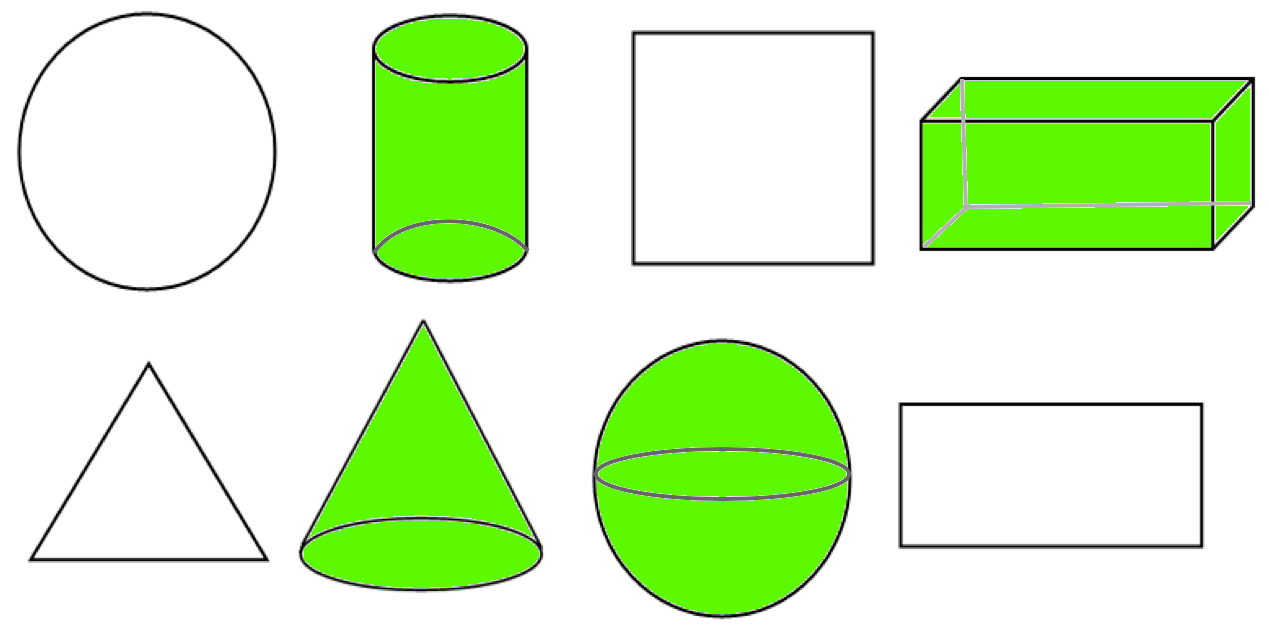
#> input picture shape.jpg, 1269 x 625 px
$ python day12.py
#> lines starting #> are read from the running program, lines starting #| are printed output that depends on the picture; after the words box and inside, x2 and y2 are one past the last pixel; in counts of white or black regions, pixels touching at a corner belong together
# [69 lines of commented-out code are left out]

import cv2

image = cv2.imread("shape.jpg")
#> image is the input picture: shape (625, 1269, 3); mean B, G, R 193.3, 245.3, 212.7

gray = cv2.cvtColor(image, cv2.COLOR_BGR2GRAY)
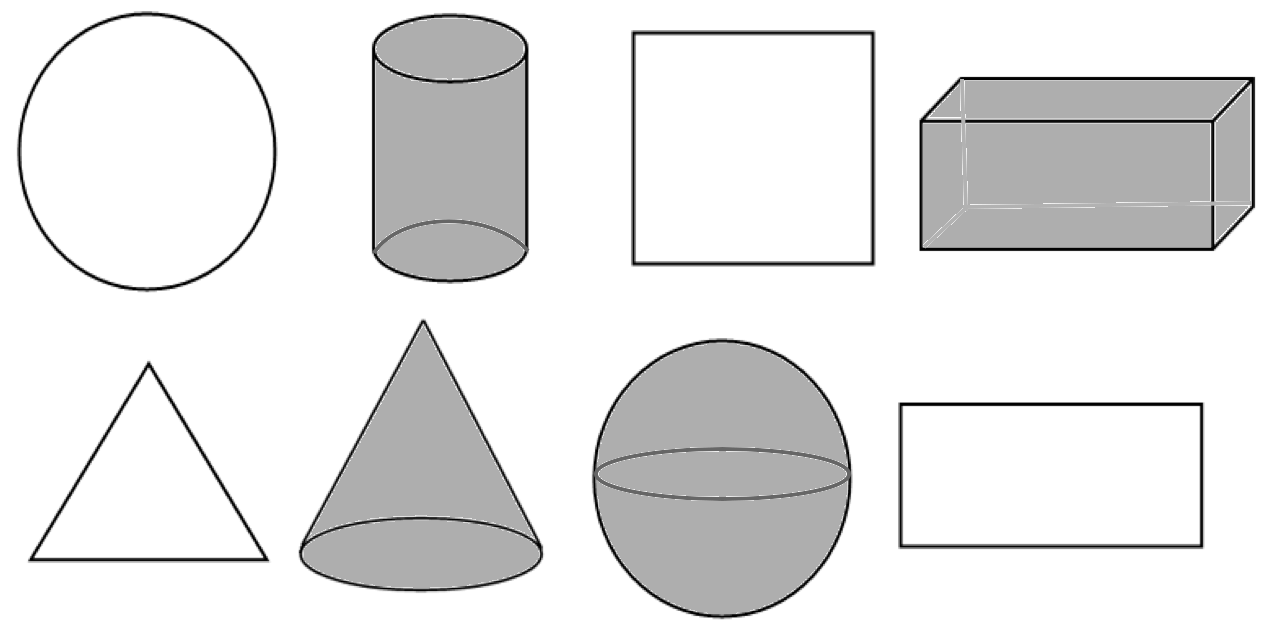
#> gray: shape (625, 1269); min 1, max 255, mean 229.6

_, threshold = cv2.threshold(
    gray, 127, 255, cv2.THRESH_BINARY_INV
)
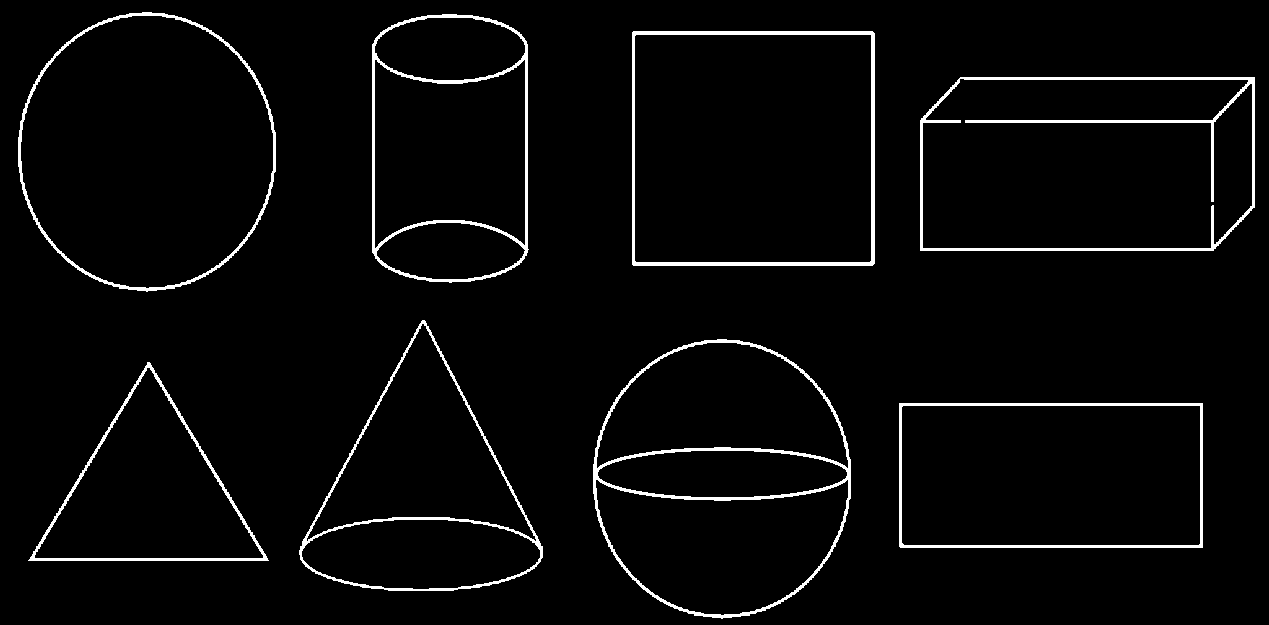
#> threshold: shape (625, 1269); 3.3% white; 8 white regions

contours, hierarchy = cv2.findContours(
    threshold,
    cv2.RETR_EXTERNAL,
    cv2.CHAIN_APPROX_SIMPLE
)
#> contours = 8 contours; box (x1, y1, x2, y2) and area: (632, 31, 875, 266) 56623, (593, 339, 851, 619) 56246, (18, 12, 276, 292) 56246, (920, 77, 1255, 251) 56018, (899, 403, 1203, 548) 43632, (372, 14, 529, 283) 39212, (299, 320, 543, 591) 36505, (28, 362, 269, 561) 23831

for contour in contours:

    x, y, w, h = cv2.boundingRect(contour)

    center_x = x + w // 2
    center_y = y + h // 2

    print("Center:", center_x, center_y)

    cv2.rectangle(
        image,
        (x, y),
        (x + w, y + h),
        (0, 255, 0),
        2
    )

    cv2.circle(
        image,
        (center_x, center_y),
        5,
        (0, 0, 255),
        -1
    )
#> this loop made 8 passes
#> (x, y, w, h, center_x, center_y) on passes 1 to 8: (899, 403, 304, 145, 1051, 475), (28, 362, 241, 199, 148, 461), (593, 339, 258, 280, 722, 479), (299, 320, 244, 271, 421, 455), (920, 77, 335, 174, 1087, 164), (632, 31, 243, 235, 753, 148), (372, 14, 157, 269, 450, 148), (18, 12, 258, 280, 147, 152)
#| Center: 1051 475
#| Center: 148 461
#| Center: 722 479
#| Center: 421 455
#| Center: 1087 164
#| Center: 753 148
#| Center: 450 148
#| Center: 147 152
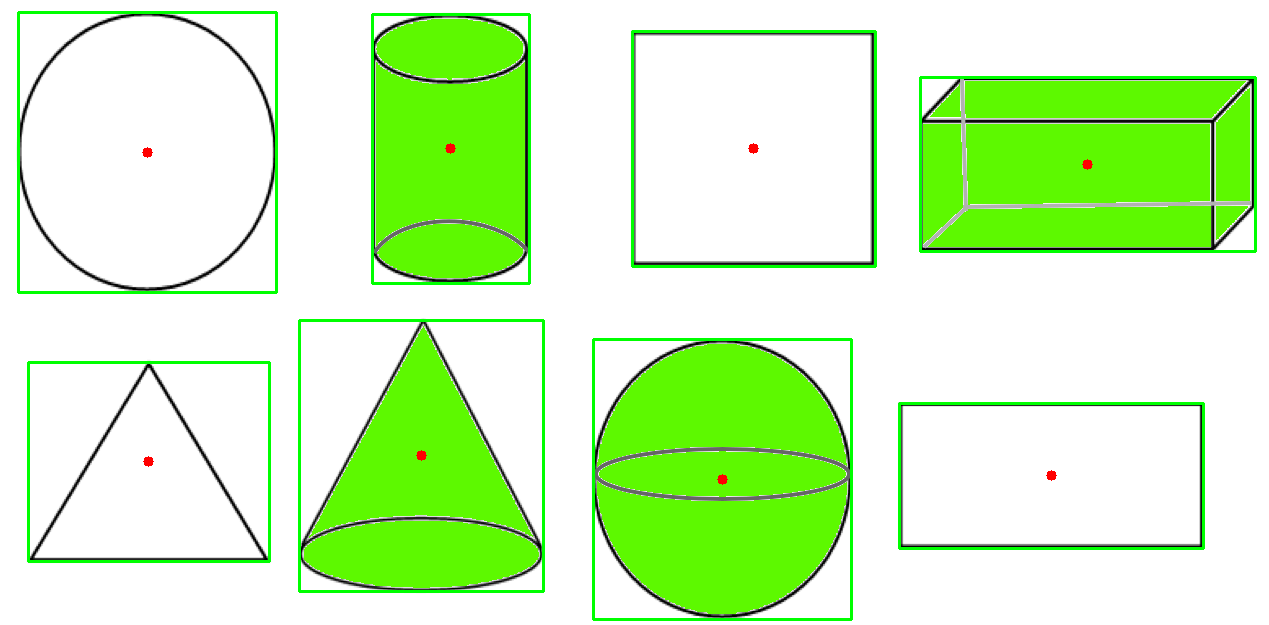
#> image: shape (625, 1269, 3); 3.02% of pixels changed, all inside (x1, y1, x2, y2) = (17, 11, 1257, 621)

cv2.imshow("Object Center", image)

cv2.waitKey(0)
cv2.destroyAllWindows()
